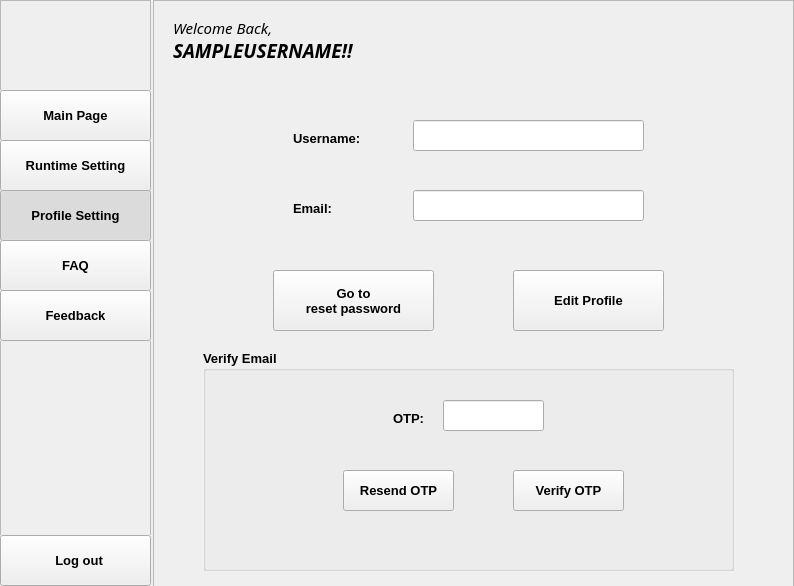
<?xml version="1.0" encoding="UTF-8"?>
<ui version="4.0">
 <class>profile_page</class>
 <widget class="QMainWindow" name="profile_page">
  <property name="geometry">
   <rect>
    <x>0</x>
    <y>0</y>
    <width>794</width>
    <height>586</height>
   </rect>
  </property>
  <property name="windowTitle">
   <string>MainWindow</string>
  </property>
  <widget class="QWidget" name="centralwidget">
   <widget class="QFrame" name="frame_2">
    <property name="geometry">
     <rect>
      <x>153</x>
      <y>0</y>
      <width>641</width>
      <height>591</height>
     </rect>
    </property>
    <property name="frameShape">
     <enum>QFrame::StyledPanel</enum>
    </property>
    <property name="frameShadow">
     <enum>QFrame::Raised</enum>
    </property>
    <widget class="QLabel" name="label_4">
     <property name="geometry">
      <rect>
       <x>20</x>
       <y>20</y>
       <width>131</width>
       <height>16</height>
      </rect>
     </property>
     <property name="font">
      <font>
       <family>Rockwell</family>
       <pointsize>11</pointsize>
       <italic>true</italic>
      </font>
     </property>
     <property name="text">
      <string>Welcome Back,</string>
     </property>
    </widget>
    <widget class="QLabel" name="lblUsername">
     <property name="geometry">
      <rect>
       <x>20</x>
       <y>40</y>
       <width>431</width>
       <height>21</height>
      </rect>
     </property>
     <property name="font">
      <font>
       <family>Rockwell</family>
       <pointsize>14</pointsize>
       <weight>75</weight>
       <italic>true</italic>
       <bold>true</bold>
      </font>
     </property>
     <property name="text">
      <string>SAMPLEUSERNAME!!</string>
     </property>
    </widget>
    <widget class="QLabel" name="label_2">
     <property name="geometry">
      <rect>
       <x>0</x>
       <y>0</y>
       <width>811</width>
       <height>591</height>
      </rect>
     </property>
     <property name="styleSheet">
      <string notr="true">background-image: url(:/backgournds/FlyTranslate-logo/background_image.png);</string>
     </property>
     <property name="text">
      <string/>
     </property>
     <property name="scaledContents">
      <bool>true</bool>
     </property>
    </widget>
    <widget class="QLineEdit" name="txtUsername">
     <property name="geometry">
      <rect>
       <x>260</x>
       <y>120</y>
       <width>231</width>
       <height>31</height>
      </rect>
     </property>
    </widget>
    <widget class="QLabel" name="label_3">
     <property name="geometry">
      <rect>
       <x>140</x>
       <y>130</y>
       <width>101</width>
       <height>16</height>
      </rect>
     </property>
     <property name="font">
      <font>
       <pointsize>10</pointsize>
       <weight>75</weight>
       <bold>true</bold>
      </font>
     </property>
     <property name="text">
      <string>Username:</string>
     </property>
    </widget>
    <widget class="QPushButton" name="btnConfirmEdit">
     <property name="geometry">
      <rect>
       <x>360</x>
       <y>270</y>
       <width>151</width>
       <height>61</height>
      </rect>
     </property>
     <property name="font">
      <font>
       <pointsize>10</pointsize>
       <weight>75</weight>
       <bold>true</bold>
      </font>
     </property>
     <property name="text">
      <string>Edit Profile</string>
     </property>
    </widget>
    <widget class="QLabel" name="label_5">
     <property name="geometry">
      <rect>
       <x>140</x>
       <y>200</y>
       <width>101</width>
       <height>16</height>
      </rect>
     </property>
     <property name="font">
      <font>
       <pointsize>10</pointsize>
       <weight>75</weight>
       <bold>true</bold>
      </font>
     </property>
     <property name="text">
      <string>Email:</string>
     </property>
    </widget>
    <widget class="QLineEdit" name="txtEmail">
     <property name="geometry">
      <rect>
       <x>260</x>
       <y>190</y>
       <width>231</width>
       <height>31</height>
      </rect>
     </property>
    </widget>
    <widget class="QPushButton" name="btnResetPassword">
     <property name="geometry">
      <rect>
       <x>120</x>
       <y>270</y>
       <width>161</width>
       <height>61</height>
      </rect>
     </property>
     <property name="font">
      <font>
       <pointsize>10</pointsize>
       <weight>75</weight>
       <bold>true</bold>
      </font>
     </property>
     <property name="text">
      <string>Go to 
reset password</string>
     </property>
    </widget>
    <widget class="QGroupBox" name="grpbxlOTP">
     <property name="geometry">
      <rect>
       <x>50</x>
       <y>350</y>
       <width>531</width>
       <height>221</height>
      </rect>
     </property>
     <property name="font">
      <font>
       <pointsize>10</pointsize>
       <weight>75</weight>
       <bold>true</bold>
      </font>
     </property>
     <property name="title">
      <string>Verify Email</string>
     </property>
     <widget class="QPushButton" name="btnVerifyOTP">
      <property name="geometry">
       <rect>
        <x>310</x>
        <y>120</y>
        <width>111</width>
        <height>41</height>
       </rect>
      </property>
      <property name="font">
       <font>
        <pointsize>10</pointsize>
        <weight>75</weight>
        <bold>true</bold>
       </font>
      </property>
      <property name="text">
       <string>Verify OTP</string>
      </property>
     </widget>
     <widget class="QLineEdit" name="txtOTP">
      <property name="geometry">
       <rect>
        <x>240</x>
        <y>50</y>
        <width>101</width>
        <height>31</height>
       </rect>
      </property>
     </widget>
     <widget class="QLabel" name="label_7">
      <property name="geometry">
       <rect>
        <x>190</x>
        <y>60</y>
        <width>51</width>
        <height>16</height>
       </rect>
      </property>
      <property name="font">
       <font>
        <pointsize>10</pointsize>
        <weight>75</weight>
        <bold>true</bold>
       </font>
      </property>
      <property name="text">
       <string>OTP:</string>
      </property>
     </widget>
     <widget class="QPushButton" name="btnResendOTP">
      <property name="geometry">
       <rect>
        <x>140</x>
        <y>120</y>
        <width>111</width>
        <height>41</height>
       </rect>
      </property>
      <property name="font">
       <font>
        <pointsize>10</pointsize>
        <weight>75</weight>
        <bold>true</bold>
       </font>
      </property>
      <property name="text">
       <string>Resend OTP</string>
      </property>
     </widget>
    </widget>
    <zorder>label_2</zorder>
    <zorder>label_4</zorder>
    <zorder>lblUsername</zorder>
    <zorder>txtUsername</zorder>
    <zorder>label_3</zorder>
    <zorder>btnConfirmEdit</zorder>
    <zorder>label_5</zorder>
    <zorder>txtEmail</zorder>
    <zorder>btnResetPassword</zorder>
    <zorder>grpbxlOTP</zorder>
   </widget>
   <widget class="QFrame" name="frame">
    <property name="geometry">
     <rect>
      <x>0</x>
      <y>0</y>
      <width>151</width>
      <height>591</height>
     </rect>
    </property>
    <property name="frameShape">
     <enum>QFrame::StyledPanel</enum>
    </property>
    <property name="frameShadow">
     <enum>QFrame::Raised</enum>
    </property>
    <widget class="QLabel" name="label">
     <property name="geometry">
      <rect>
       <x>0</x>
       <y>80</y>
       <width>151</width>
       <height>511</height>
      </rect>
     </property>
     <property name="styleSheet">
      <string notr="true">background-image: url(:/backgournds/FlyTranslate-logo/background_image.png);</string>
     </property>
     <property name="text">
      <string/>
     </property>
    </widget>
    <widget class="QLabel" name="label_6">
     <property name="geometry">
      <rect>
       <x>0</x>
       <y>-20</y>
       <width>151</width>
       <height>111</height>
      </rect>
     </property>
     <property name="styleSheet">
      <string notr="true">background-image: url(:/backgournds/FlyTranslate-logo/logo_only_2.png);</string>
     </property>
     <property name="text">
      <string/>
     </property>
     <property name="scaledContents">
      <bool>true</bool>
     </property>
    </widget>
    <widget class="QPushButton" name="btnMainButton">
     <property name="geometry">
      <rect>
       <x>0</x>
       <y>90</y>
       <width>151</width>
       <height>51</height>
      </rect>
     </property>
     <property name="font">
      <font>
       <pointsize>10</pointsize>
       <weight>75</weight>
       <bold>true</bold>
      </font>
     </property>
     <property name="autoFillBackground">
      <bool>true</bool>
     </property>
     <property name="text">
      <string>Main Page</string>
     </property>
     <property name="checkable">
      <bool>true</bool>
     </property>
     <property name="checked">
      <bool>false</bool>
     </property>
    </widget>
    <widget class="QPushButton" name="btnRunTimeSettings">
     <property name="geometry">
      <rect>
       <x>0</x>
       <y>140</y>
       <width>151</width>
       <height>51</height>
      </rect>
     </property>
     <property name="font">
      <font>
       <pointsize>10</pointsize>
       <weight>75</weight>
       <bold>true</bold>
      </font>
     </property>
     <property name="autoFillBackground">
      <bool>true</bool>
     </property>
     <property name="text">
      <string>Runtime Setting</string>
     </property>
     <property name="checkable">
      <bool>true</bool>
     </property>
     <property name="checked">
      <bool>false</bool>
     </property>
    </widget>
    <widget class="QPushButton" name="btnProfileSettings">
     <property name="geometry">
      <rect>
       <x>0</x>
       <y>190</y>
       <width>151</width>
       <height>51</height>
      </rect>
     </property>
     <property name="font">
      <font>
       <pointsize>10</pointsize>
       <weight>75</weight>
       <bold>true</bold>
      </font>
     </property>
     <property name="autoFillBackground">
      <bool>true</bool>
     </property>
     <property name="text">
      <string>Profile Setting</string>
     </property>
     <property name="checkable">
      <bool>true</bool>
     </property>
     <property name="checked">
      <bool>true</bool>
     </property>
    </widget>
    <widget class="QPushButton" name="btnFAQ">
     <property name="geometry">
      <rect>
       <x>0</x>
       <y>240</y>
       <width>151</width>
       <height>51</height>
      </rect>
     </property>
     <property name="font">
      <font>
       <pointsize>10</pointsize>
       <weight>75</weight>
       <bold>true</bold>
      </font>
     </property>
     <property name="autoFillBackground">
      <bool>true</bool>
     </property>
     <property name="text">
      <string>FAQ</string>
     </property>
     <property name="checkable">
      <bool>true</bool>
     </property>
     <property name="checked">
      <bool>false</bool>
     </property>
    </widget>
    <widget class="QPushButton" name="btnLogout">
     <property name="geometry">
      <rect>
       <x>0</x>
       <y>535</y>
       <width>151</width>
       <height>51</height>
      </rect>
     </property>
     <property name="font">
      <font>
       <pointsize>10</pointsize>
       <weight>75</weight>
       <bold>true</bold>
      </font>
     </property>
     <property name="autoFillBackground">
      <bool>true</bool>
     </property>
     <property name="text">
      <string>  Log out</string>
     </property>
     <property name="icon">
      <iconset resource="../Images_for_design/static_img.qrc">
       <normaloff>:/logout/logout.png</normaloff>:/logout/logout.png</iconset>
     </property>
     <property name="checkable">
      <bool>false</bool>
     </property>
     <property name="checked">
      <bool>false</bool>
     </property>
    </widget>
    <widget class="QPushButton" name="btnFeedback">
     <property name="geometry">
      <rect>
       <x>0</x>
       <y>290</y>
       <width>151</width>
       <height>51</height>
      </rect>
     </property>
     <property name="font">
      <font>
       <pointsize>10</pointsize>
       <weight>75</weight>
       <bold>true</bold>
      </font>
     </property>
     <property name="autoFillBackground">
      <bool>true</bool>
     </property>
     <property name="text">
      <string>Feedback</string>
     </property>
     <property name="checkable">
      <bool>true</bool>
     </property>
     <property name="checked">
      <bool>false</bool>
     </property>
    </widget>
   </widget>
  </widget>
 </widget>
 <resources>
  <include location="../Images_for_design/static_img.qrc"/>
  <include location="../Images_for_design/background_imgs.qrc"/>
 </resources>
 <connections/>
</ui>
